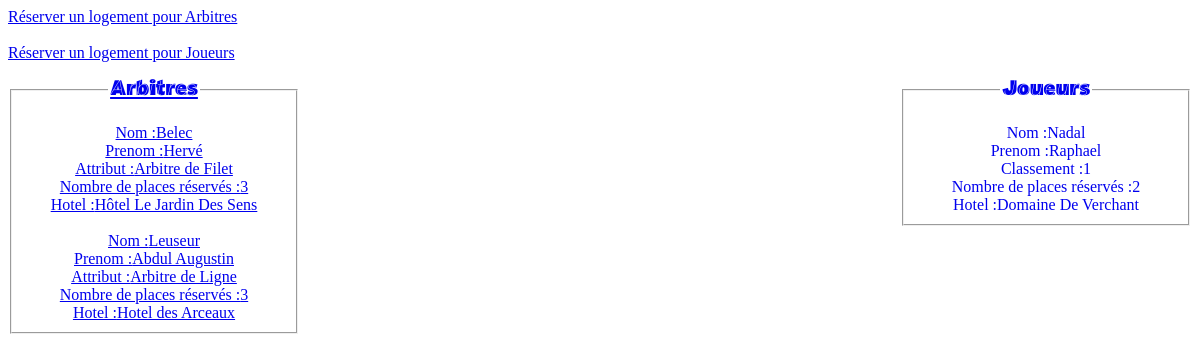
Page /Views/view_accueil.php on the committed database.
### tables this page shows
CREATE TABLE IF NOT EXISTS `joueurs` (
  `idJoueur` int(11) NOT NULL AUTO_INCREMENT,
  `nomJoueur` varchar(30) NOT NULL,
  `prenomJoueur` varchar(30) NOT NULL,
  `classementJoueur` int(11) NOT NULL,
  `nbr_lits_reserv` int(11) NOT NULL,
  `hotel_reserv` varchar(70) NOT NULL,
  PRIMARY KEY (`idJoueur`)
);

CREATE TABLE IF NOT EXISTS `arbitres` (
  `idArbitre` int(11) NOT NULL AUTO_INCREMENT,
  `nomArbitre` varchar(30) NOT NULL,
  `prenomArbitre` varchar(30) NOT NULL,
  `attributArbitre` varchar(40) NOT NULL,
  `nbr_lits_reserv` varchar(3) NOT NULL,
  `hotel_reserv` varchar(70) NOT NULL,
  PRIMARY KEY (`idArbitre`)
);

### Views/view_accueil.php (the view, shortened to what this page needs)
<section id="container">
<link rel= "stylesheet" type="text/css" href="../Web/CSS/Fichier-css.css" />
<HTML>
<HEAD>
<div id="bouton">
	<a href="reservation_arbitres.php"> <div href="reservation_arbitres.php" class="button">Réserver un logement pour Arbitres</div>
</div>
<br>
<div id="bouton">
	<a href="reservation_joueurs.php"> <div class="button">Réserver un logement pour Joueurs</div>
</div>
 <br>
<div id="joueurs">
	<fieldset style="text-align:center;width:260px">
	<legend style="font-size:21px; font-family:'J.M.Nexus-Black'; font-weight:bold;">Joueurs</legend>
	<?php
	function Connect_db(){
      $host="localhost";
      $user="root";
      $password="";
      $dbname="hebergement";
  try {
       $bdd=new PDO('mysql:host='.$host.';dbname='.$dbname.
                    ';charset=utf8',$user,$password);
       return $bdd;
      } catch (Exception $e) {
       die('Erreur : Ca marche pas'.$e->getMessage());
  }
 }
$bdd=Connect_db();
$query=$bdd->prepare('SELECT *
					   FROM joueurs'
					   );
 $query->execute();
while($data = $query->fetch()) {
	echo('<br>');
	echo('Nom :'.$data['nomJoueur']);
	echo('<br>');
	echo('Prenom :'.$data['prenomJoueur']);
	echo('<br>');
	echo('Classement :'.$data['classementJoueur']);
	echo('<br>');
	echo('Nombre de places réservés :'.$data['nbr_lits_reserv']);
	echo('<br>');
	echo('Hotel :'.$data['hotel_reserv']);
	echo('<br>');
 }
?>
</div>
<div id="arbitres">
	<fieldset style="text-align:center;width:260px">
	<legend style="font-size:21px; font-family:'J.M.Nexus-Black'; font-weight:bold;">Arbitres</legend>
	<?php
$bdd=Connect_db();
$query=$bdd->prepare('SELECT *
					   FROM arbitres'
					   );
 $query->execute();
while($data = $query->fetch()) {
	echo('<br>');
	echo('Nom :'.$data['nomArbitre']);
	echo('<br>');
	echo('Prenom :'.$data['prenomArbitre']);
	echo('<br>');
	echo('Attribut :'.$data['attributArbitre']);
	echo('<br>');
	echo('Nombre de places réservés :'.$data['nbr_lits_reserv']);
	echo('<br>');
	echo('Hotel :'.$data['hotel_reserv']);
	echo('<br>');
 }
?>
	</fieldset>
</div>
</BODY>
</HTML>
</section>

### Web/CSS/Fichier-css.css (style rules this page uses)
#joueurs { float : right; }

### rows in the picture
joueurs: nomJoueur "Nadal", prenomJoueur "Raphael", classementJoueur "1", nbr_lits_reserv "2", hotel_reserv "Domaine De Verchant"
arbitres: nomArbitre "Belec", prenomArbitre "Hervé", attributArbitre "Arbitre de Filet", nbr_lits_reserv "3", hotel_reserv "Hôtel Le Jardin Des Sens"
arbitres: nomArbitre "Leuseur", prenomArbitre "Abdul Augustin", attributArbitre "Arbitre de Ligne", nbr_lits_reserv "3", hotel_reserv "Hotel des Arceaux"
